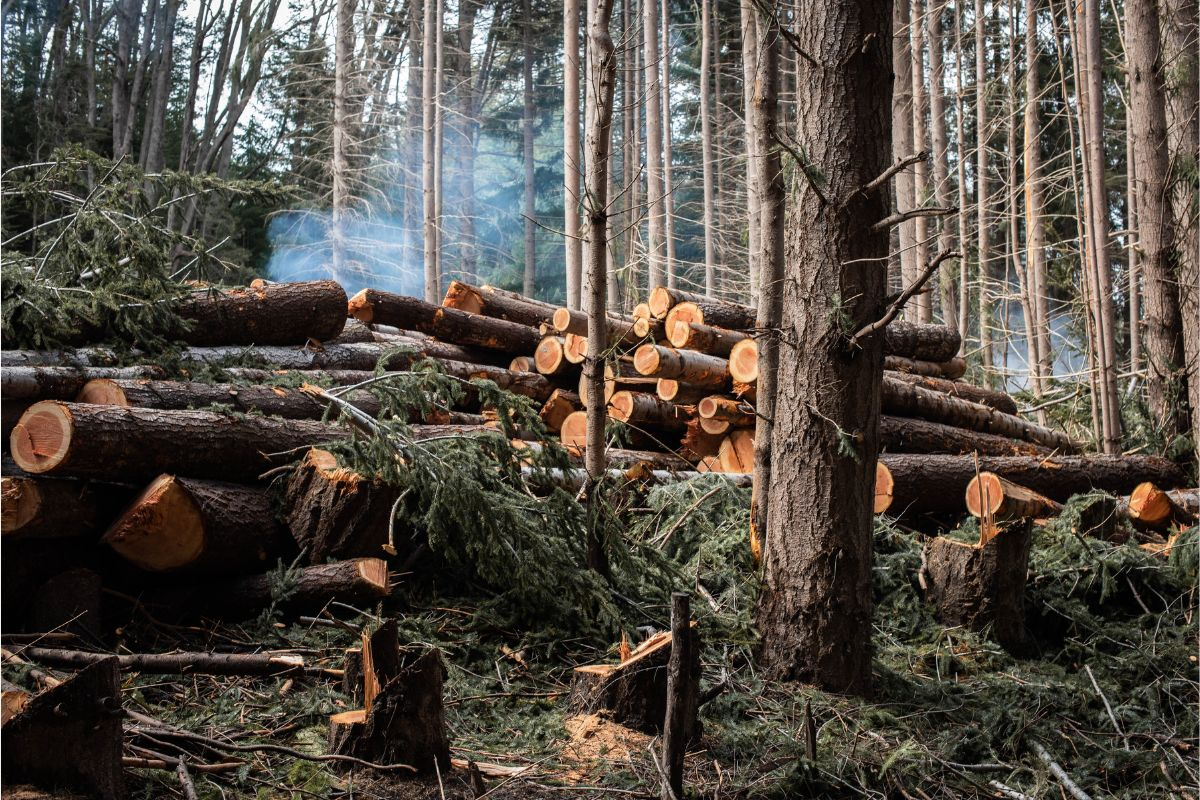
#> input picture input/certificering.jpg, 1200 x 800 px, given as the content of the folder Folders, which was not available
$ python recursive_resize.py
#> lines starting #> are read from the running program, lines starting #| are printed output that depends on the picture
### imgresize.py
import os
from PIL import Image
from helpers import GetArgument


# Get the list of image files in the folder
input_folder = os.getcwd()

def GetSize():
    # Get the desired width of the resized images from user input
    while True:
        try:
            new_width = int(input("Enter the desired width of the resized images: "))
            break
        except ValueError:
            print("Invalid input. Please enter an integer value.")
#> this loop made 1 pass; the answer given on pass 1: 100

    # width_string = str(new_width)

    return new_width

# [59 lines left out: functions Rename, ResizeImages, main, not called in this run]


# [2 lines that do not run on import are left out]

### recursive_resize.py
import os
from PIL import Image

from imgresize import GetSize

def rename_files_in_subfolders(input_folder_path, new_width):
#> called with input_folder_path = 'Folders', new_width = 100
    for foldername, subfolders, filenames in os.walk(input_folder_path):
        for filename in filenames:
            image = Image.open(os.path.join(foldername, filename))
#> image is the input picture: PIL image 1200x800 RGB; mean R, G, B 84.6, 77.6, 69.3

            # Get the current width and height
            width, height = image.size
#> width = 1200; height = 800

            # Calculate the new height based on the desired width
            new_height = (height * new_width) // width
#> new_height = 66

            # Resize the image
            resized_image = image.resize((new_width, new_height))
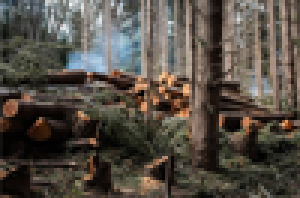
#> resized_image: PIL image 100x66 RGB (shown 3 times larger); mean R, G, B 84.5, 77.5, 69.2

            resized_image.save(os.path.join(foldername, filename))


def main():
    new_width = GetSize()
    folder = "Folders"
    rename_files_in_subfolders(folder, new_width)


if __name__ == "__main__":
    main()

$ run again, on input/databanken.jpg
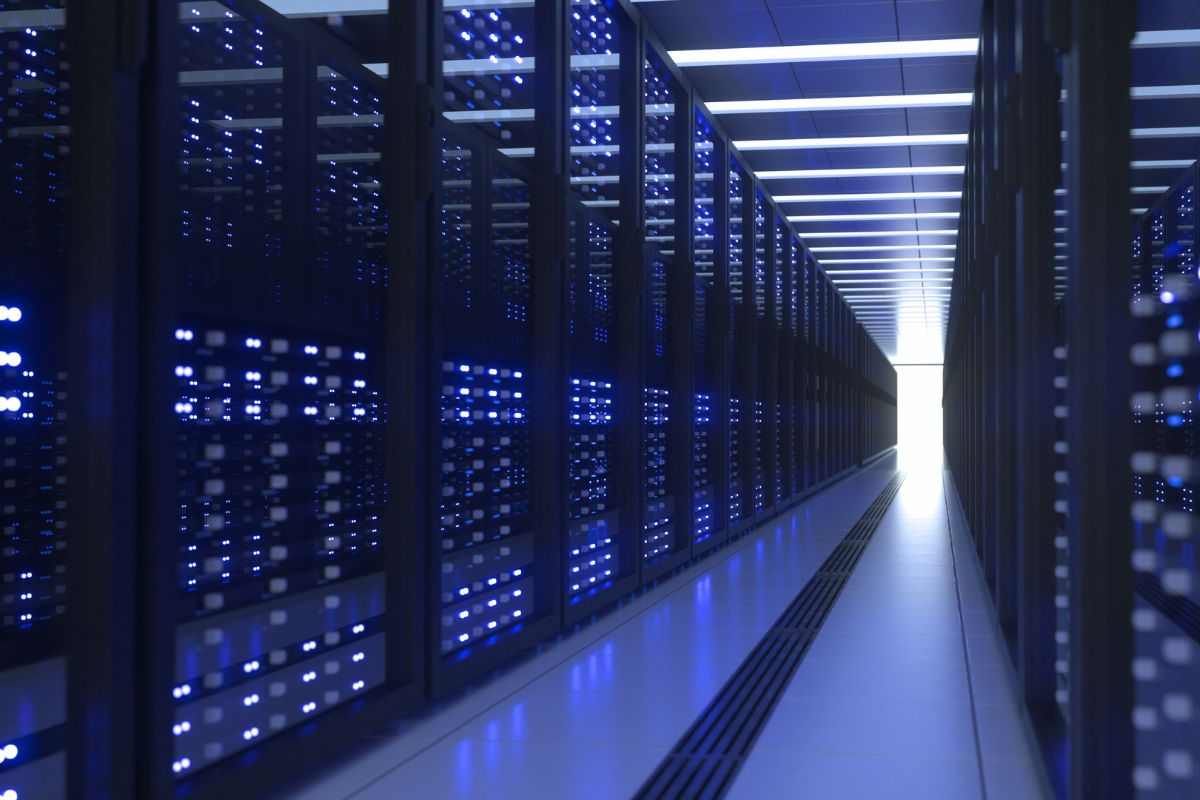
#> input picture input/databanken.jpg, 1200 x 800 px, given as the content of the folder Folders, which was not available
#> the loop in GetSize, `while True:` made 1 pass; the answer given on pass 1: 100
#> in rename_files_in_subfolders, image is the input picture: PIL image 1200x800 RGB; mean R, G, B 43.8, 52.3, 92.8
#> in rename_files_in_subfolders, `resized_image = image.resize((new_width, new_height))`:
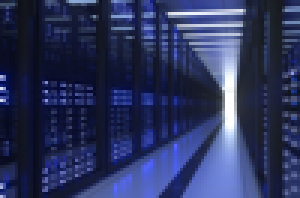
#> resized_image: PIL image 100x66 RGB (shown 3 times larger); mean R, G, B 43.7, 52.2, 92.8

$ run again, on input/deel.jpg
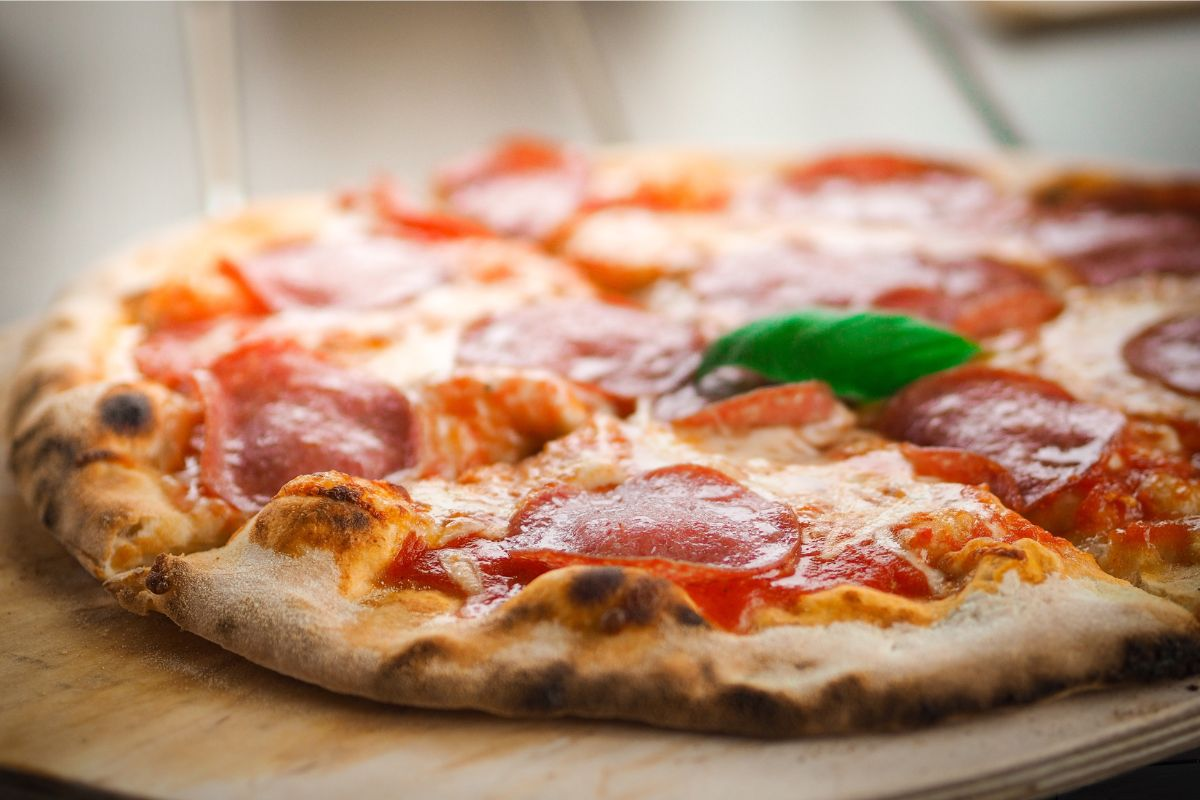
#> input picture input/deel.jpg, 1200 x 800 px, given as the content of the folder Folders, which was not available
#> the loop in GetSize, `while True:` made 1 pass; the answer given on pass 1: 100
#> in rename_files_in_subfolders, image is the input picture: PIL image 1200x800 RGB; mean R, G, B 178.9, 141.7, 115.7
#> in rename_files_in_subfolders, `resized_image = image.resize((new_width, new_height))`:
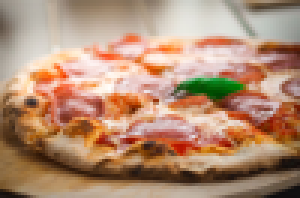
#> resized_image: PIL image 100x66 RGB (shown 3 times larger); mean R, G, B 178.9, 141.7, 115.6
